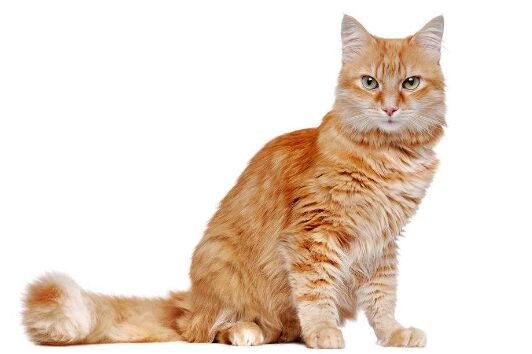
#> input picture 029 图像平移和旋转操作opencv_img_move/opencv_img_move/cat.jpg, 532 x 354 px
$ python move_board.py
#> lines starting #> are read from the running program, lines starting #| are printed output that depends on the picture
# -*- coding: utf-8 -*-
import cv2
import numpy as np

dx = 100
dy = 100
borderColor=(255,255,255) #white color

img = cv2.imread('cat.jpg', 1)
#> img is the input picture: shape (354, 532, 3); mean B, G, R 208, 220.4, 235.1
rows,cols,channel = img.shape
#> rows = 354; cols = 532; channel = 3
cv2.imshow('source',img)

matShift = np.float32([[1,0,dx],[0,1,dy]])
dst = cv2.warpAffine(img,matShift,(cols,rows),borderMode=cv2.BORDER_CONSTANT,borderValue=borderColor)
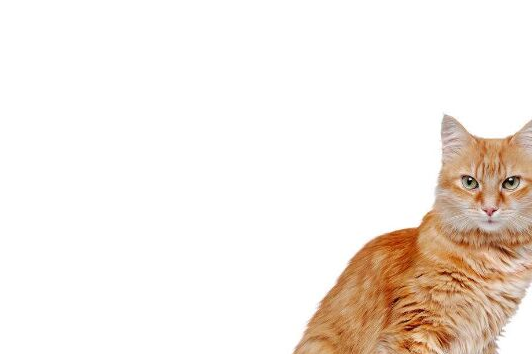
#> dst: shape (354, 532, 3); mean B, G, R 228.8, 235.7, 244.1

cv2.imshow('move_board',dst)
cv2.waitKey(0)
cv2.destroyAllWindows()
